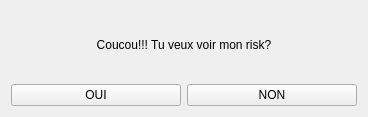
<?xml version="1.0" encoding="UTF-8"?>
<ui version="4.0">
 <class>Form</class>
 <widget class="QWidget" name="Form">
  <property name="geometry">
   <rect>
    <x>0</x>
    <y>0</y>
    <width>368</width>
    <height>117</height>
   </rect>
  </property>
  <property name="windowTitle">
   <string>Form</string>
  </property>
  <layout class="QVBoxLayout" name="verticalLayout">
   <item>
    <widget class="QLabel" name="label">
     <property name="text">
      <string>Coucou!!! Tu veux voir mon risk?</string>
     </property>
     <property name="alignment">
      <set>Qt::AlignCenter</set>
     </property>
    </widget>
   </item>
   <item>
    <layout class="QHBoxLayout" name="horizontalLayout">
     <item>
      <widget class="QPushButton" name="OUI">
       <property name="text">
        <string>OUI</string>
       </property>
      </widget>
     </item>
     <item>
      <widget class="QPushButton" name="OUI_2">
       <property name="text">
        <string>NON</string>
       </property>
      </widget>
     </item>
    </layout>
   </item>
  </layout>
 </widget>
 <resources/>
 <connections/>
</ui>
